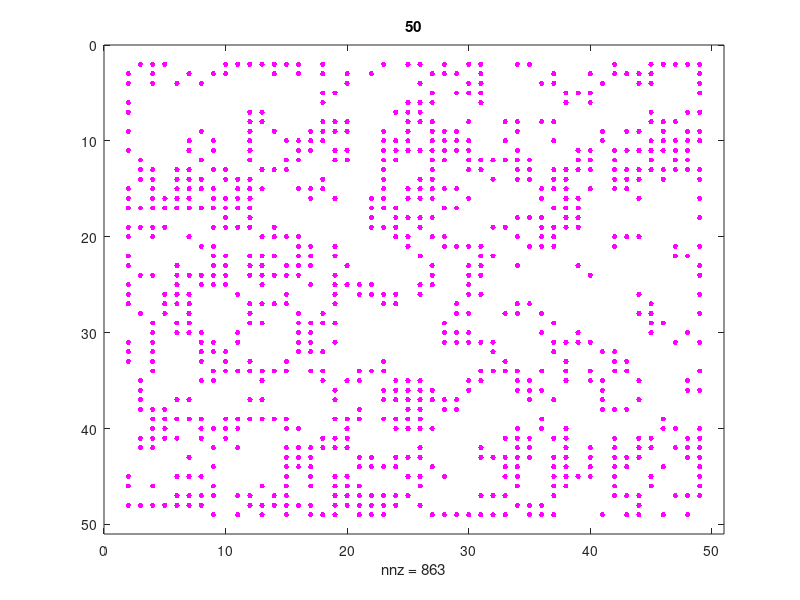

The MATLAB script that drew this image:
%% Conway's Game of Life

% Generating random 1st Generation
g = 50; % grid size
d = 0.1; % density of nonzeros
n = 50

x = sprand(g-2,g-2,d);
gen1 = spones(x); % converting nonzeros to ones

% Creating a zeros border
gen = zeros(g,g);
gen(2:g-1,2:g-1) = gen1;

for t = 1:n
  
spy(gen,'.m',12) % plotting sparsity pattern of matrix with colour red, size 3
title(num2str(t)) % converts a numeric array into a character array that represents the numbers
drawnow
pause(0.2)

% Replacing each element with the sum of its neighbours
i = 2:g-1;
j = 2:g-1;
gen(i,j) = gen(i-1,j+1) + gen(i-1,j) + gen(i-1,j-1) + gen(i,j+1) + gen(i,j-1) + gen(i+1,j+1) + gen(i+1,j) + gen(i+1,j-1);

% Implement game rules
gen(gen < 2) = 0;
gen(gen > 3) = 0;
gen(gen == 2 | gen == 3) = 1;

end
